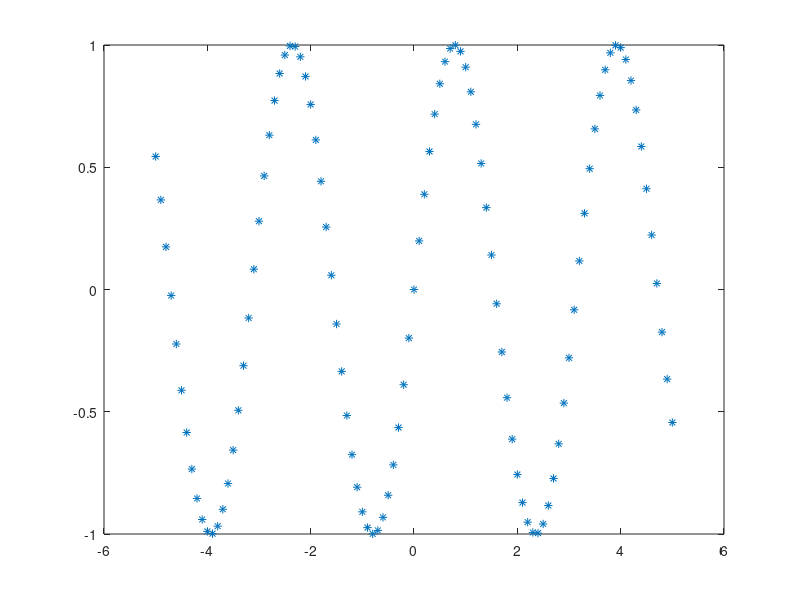

Write MATLAB code to recreate this figure. (Note: this script raises an error after producing the figure.)
x = [-5:0.1:5];
f = @(x)sin(2 .* x);
fx = f(x);


%plot the function f
plot(x,fx,'*')
hold on;

%plot the Hermite interpolation
t = linspace(-5, 5, 15);
fd = @(x)2.*cos(2.*x);
fdt = fd(t);
ft = f(t);
rez = HermitePol(t, ft, fdt,x);
plot(x, rez, '-r')
hold on;
